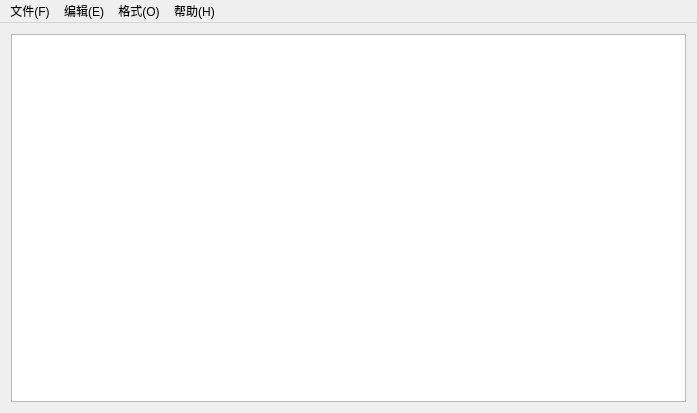
<?xml version="1.0" encoding="UTF-8"?>
<ui version="4.0">
 <class>MainWindow</class>
 <widget class="QMainWindow" name="MainWindow">
  <property name="geometry">
   <rect>
    <x>0</x>
    <y>0</y>
    <width>697</width>
    <height>413</height>
   </rect>
  </property>
  <property name="windowTitle">
   <string>Notebook</string>
  </property>
  <property name="windowIcon">
   <iconset>
    <normaloff>Notepad.png</normaloff>Notepad.png</iconset>
  </property>
  <widget class="QWidget" name="centralWidget">
   <layout class="QGridLayout" name="gridLayout">
    <item row="0" column="0">
     <widget class="QTextEdit" name="txtcontext">
      <property name="font">
       <font>
        <family>新宋体</family>
       </font>
      </property>
     </widget>
    </item>
   </layout>
  </widget>
  <widget class="QMenuBar" name="menuBar">
   <property name="geometry">
    <rect>
     <x>0</x>
     <y>0</y>
     <width>697</width>
     <height>23</height>
    </rect>
   </property>
   <widget class="QMenu" name="mFile">
    <property name="title">
     <string>文件(F)</string>
    </property>
    <addaction name="acNew"/>
    <addaction name="acOpen"/>
    <addaction name="acSave"/>
    <addaction name="acSaveas"/>
    <addaction name="separator"/>
    <addaction name="acExit"/>
   </widget>
   <widget class="QMenu" name="mEdit">
    <property name="title">
     <string>编辑(E)</string>
    </property>
    <addaction name="acUndo"/>
    <addaction name="acRedo"/>
    <addaction name="separator"/>
    <addaction name="acShear"/>
    <addaction name="acCopy"/>
    <addaction name="acPaste"/>
    <addaction name="acDelete"/>
    <addaction name="separator"/>
    <addaction name="acSelect"/>
    <addaction name="acDeleteAll"/>
   </widget>
   <widget class="QMenu" name="mFormat">
    <property name="title">
     <string>格式(O)</string>
    </property>
    <addaction name="acFont"/>
    <addaction name="acColor"/>
   </widget>
   <widget class="QMenu" name="mHelp">
    <property name="title">
     <string>帮助(H)</string>
    </property>
    <addaction name="acAbout"/>
   </widget>
   <addaction name="mFile"/>
   <addaction name="mEdit"/>
   <addaction name="mFormat"/>
   <addaction name="mHelp"/>
  </widget>
  <action name="acNew">
   <property name="text">
    <string>新建</string>
   </property>
   <property name="shortcut">
    <string>Ctrl+N</string>
   </property>
  </action>
  <action name="acOpen">
   <property name="text">
    <string>打开</string>
   </property>
   <property name="shortcut">
    <string>Ctrl+O</string>
   </property>
  </action>
  <action name="acSave">
   <property name="text">
    <string>保存</string>
   </property>
   <property name="shortcut">
    <string>Ctrl+S</string>
   </property>
  </action>
  <action name="acSaveas">
   <property name="text">
    <string>另存为</string>
   </property>
  </action>
  <action name="acExit">
   <property name="text">
    <string>退出</string>
   </property>
   <property name="shortcut">
    <string>Ctrl+E</string>
   </property>
  </action>
  <action name="acUndo">
   <property name="text">
    <string>撤销</string>
   </property>
   <property name="shortcut">
    <string>Ctrl+Z</string>
   </property>
  </action>
  <action name="acShear">
   <property name="text">
    <string>剪切</string>
   </property>
   <property name="shortcut">
    <string>Ctrl+X</string>
   </property>
  </action>
  <action name="acCopy">
   <property name="text">
    <string>复制</string>
   </property>
   <property name="shortcut">
    <string>Ctrl+C</string>
   </property>
  </action>
  <action name="acPaste">
   <property name="text">
    <string>粘贴</string>
   </property>
   <property name="shortcut">
    <string>Ctrl+V</string>
   </property>
  </action>
  <action name="acDelete">
   <property name="text">
    <string>删除</string>
   </property>
   <property name="shortcut">
    <string>Del</string>
   </property>
  </action>
  <action name="acFont">
   <property name="text">
    <string>字体</string>
   </property>
   <property name="shortcut">
    <string>Ctrl+F</string>
   </property>
  </action>
  <action name="acAbout">
   <property name="text">
    <string>关于记事本</string>
   </property>
   <property name="shortcut">
    <string>Ctrl+Alt+B</string>
   </property>
  </action>
  <action name="acRedo">
   <property name="text">
    <string>重做</string>
   </property>
   <property name="shortcut">
    <string>Ctrl+R</string>
   </property>
  </action>
  <action name="acSelect">
   <property name="text">
    <string>选中全部</string>
   </property>
   <property name="shortcut">
    <string>Ctrl+A</string>
   </property>
  </action>
  <action name="acDeleteAll">
   <property name="text">
    <string>删除全部</string>
   </property>
  </action>
  <action name="acColor">
   <property name="text">
    <string>颜色</string>
   </property>
  </action>
 </widget>
 <layoutdefault spacing="6" margin="11"/>
 <resources/>
 <connections>
  <connection>
   <sender>acCopy</sender>
   <signal>triggered()</signal>
   <receiver>txtcontext</receiver>
   <slot>copy()</slot>
   <hints>
    <hint type="sourcelabel">
     <x>-1</x>
     <y>-1</y>
    </hint>
    <hint type="destinationlabel">
     <x>329</x>
     <y>215</y>
    </hint>
   </hints>
  </connection>
  <connection>
   <sender>acExit</sender>
   <signal>triggered()</signal>
   <receiver>MainWindow</receiver>
   <slot>close()</slot>
   <hints>
    <hint type="sourcelabel">
     <x>-1</x>
     <y>-1</y>
    </hint>
    <hint type="destinationlabel">
     <x>329</x>
     <y>203</y>
    </hint>
   </hints>
  </connection>
  <connection>
   <sender>acPaste</sender>
   <signal>triggered()</signal>
   <receiver>txtcontext</receiver>
   <slot>paste()</slot>
   <hints>
    <hint type="sourcelabel">
     <x>-1</x>
     <y>-1</y>
    </hint>
    <hint type="destinationlabel">
     <x>329</x>
     <y>215</y>
    </hint>
   </hints>
  </connection>
  <connection>
   <sender>acUndo</sender>
   <signal>triggered()</signal>
   <receiver>txtcontext</receiver>
   <slot>undo()</slot>
   <hints>
    <hint type="sourcelabel">
     <x>-1</x>
     <y>-1</y>
    </hint>
    <hint type="destinationlabel">
     <x>329</x>
     <y>215</y>
    </hint>
   </hints>
  </connection>
  <connection>
   <sender>acRedo</sender>
   <signal>triggered()</signal>
   <receiver>txtcontext</receiver>
   <slot>redo()</slot>
   <hints>
    <hint type="sourcelabel">
     <x>-1</x>
     <y>-1</y>
    </hint>
    <hint type="destinationlabel">
     <x>329</x>
     <y>215</y>
    </hint>
   </hints>
  </connection>
  <connection>
   <sender>acDeleteAll</sender>
   <signal>triggered()</signal>
   <receiver>txtcontext</receiver>
   <slot>clear()</slot>
   <hints>
    <hint type="sourcelabel">
     <x>-1</x>
     <y>-1</y>
    </hint>
    <hint type="destinationlabel">
     <x>329</x>
     <y>215</y>
    </hint>
   </hints>
  </connection>
  <connection>
   <sender>acSelect</sender>
   <signal>triggered()</signal>
   <receiver>txtcontext</receiver>
   <slot>selectAll()</slot>
   <hints>
    <hint type="sourcelabel">
     <x>-1</x>
     <y>-1</y>
    </hint>
    <hint type="destinationlabel">
     <x>329</x>
     <y>215</y>
    </hint>
   </hints>
  </connection>
 </connections>
 <slots>
  <slot>onWindowsExit()</slot>
 </slots>
</ui>
